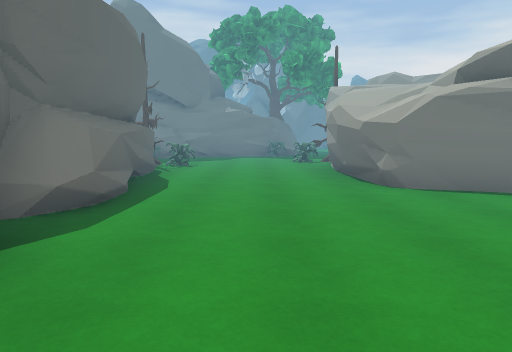
[1] (above)

18 first-person views from a walk through a scene from a Unity 3-D project. The camera is 1.4 m above the floor, tilts 6° down and sees 70° across. The floor is counted in squares, 2 m on a side. Each view is taken from the middle of a square. On the plan, view 1 faces up. The plan holds only what a view shows up to about 11 squares ahead; the rest is blank. The place goes on beyond the plan. The player is left out. Some animated figures are not drawn. Some surface patterns are stand-ins.

[2]
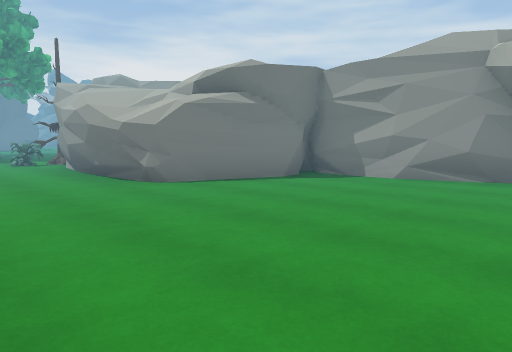

[3]
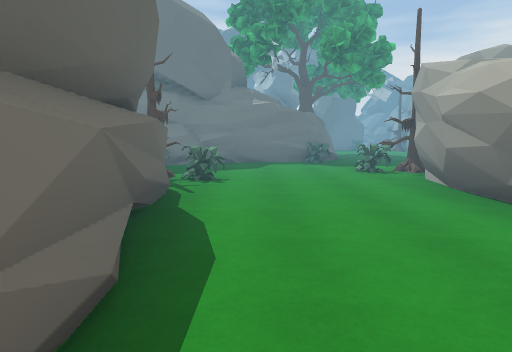

[4]
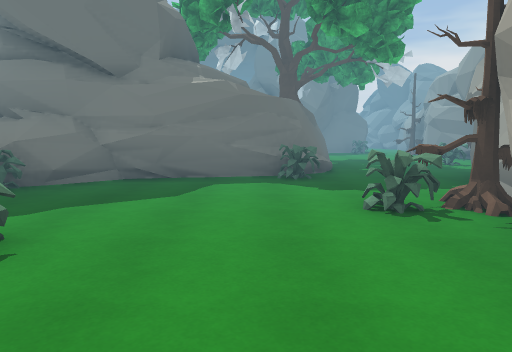

[5]
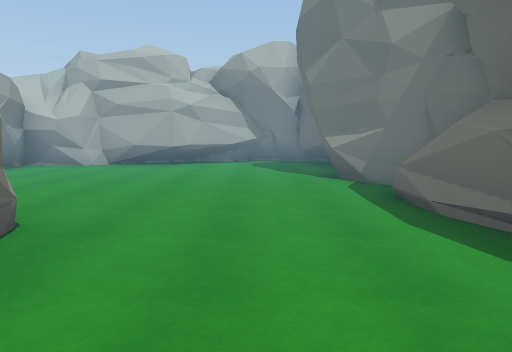

[6]
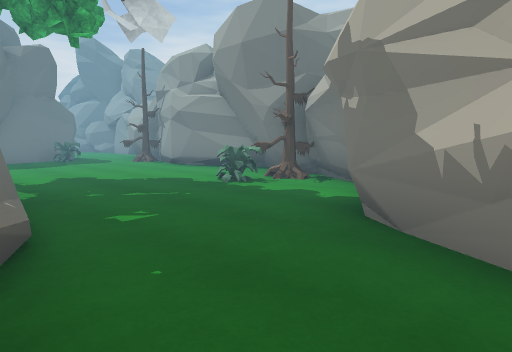

[7]
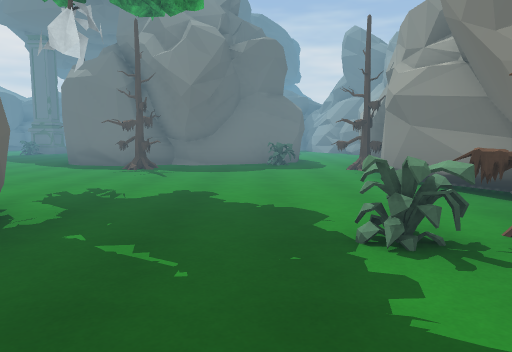

[8]
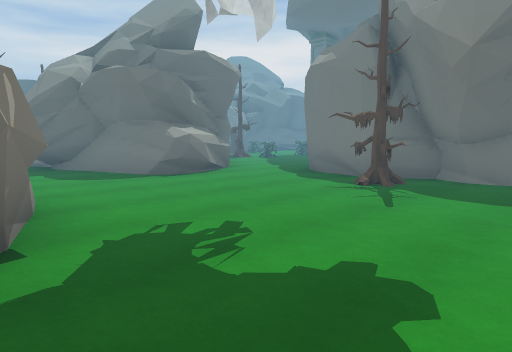

[9]
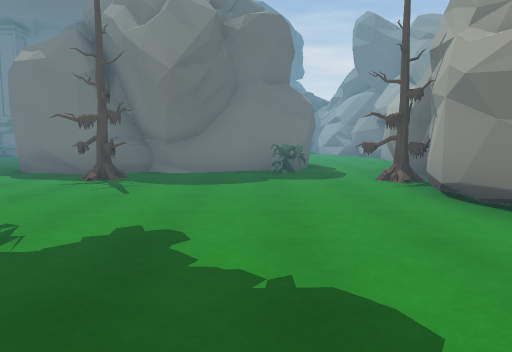

[10]
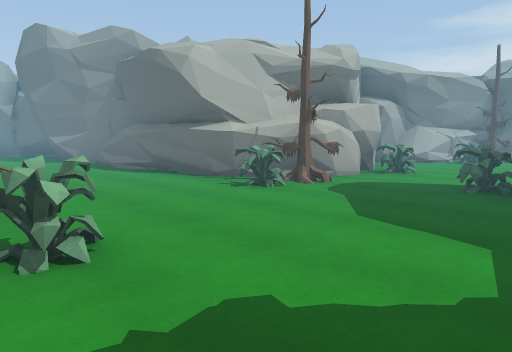

[11]
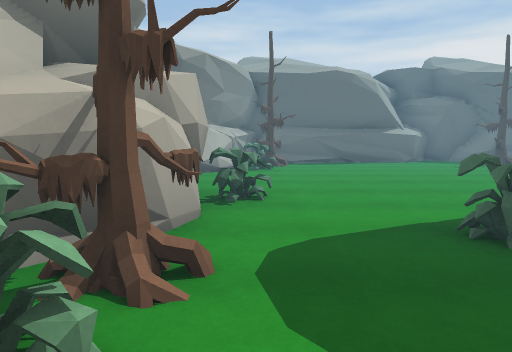

[12]
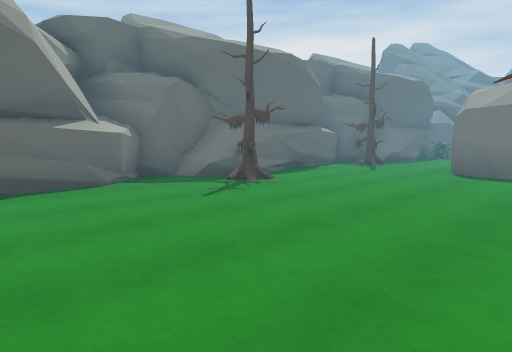

[13]
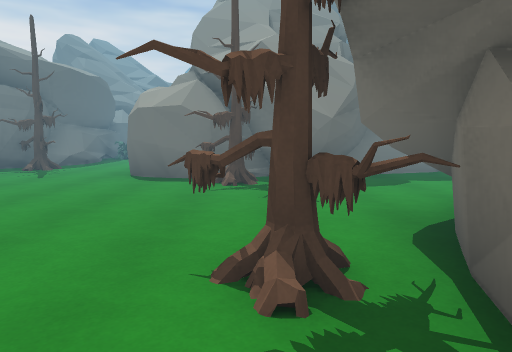

[14]
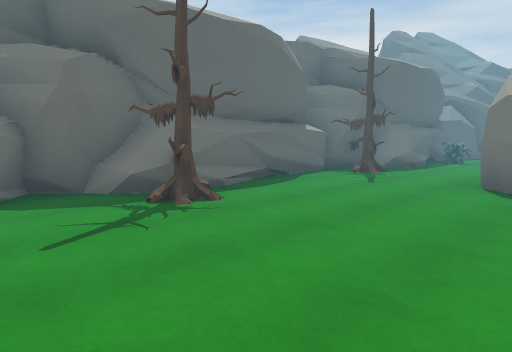

[15]
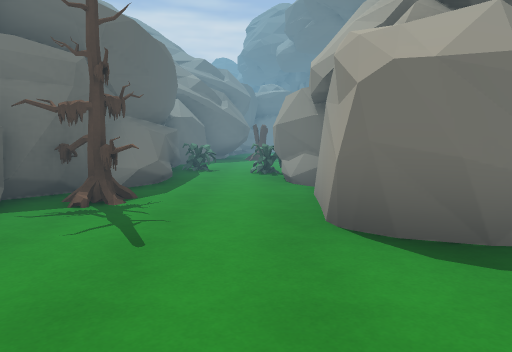

[16]
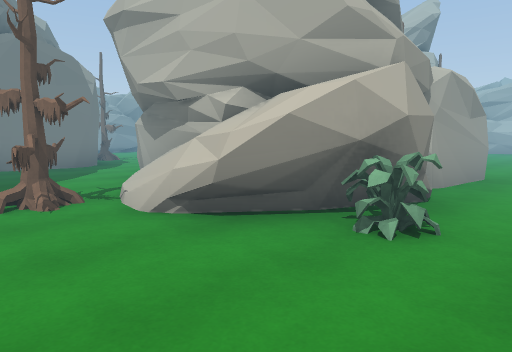

[17]
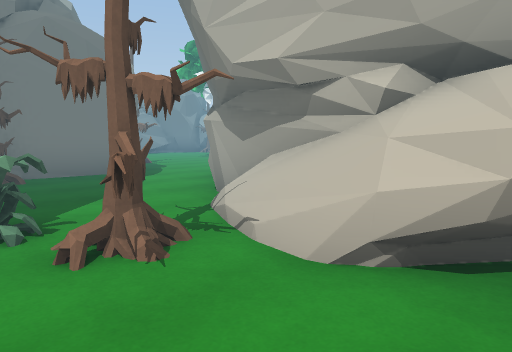

[18]
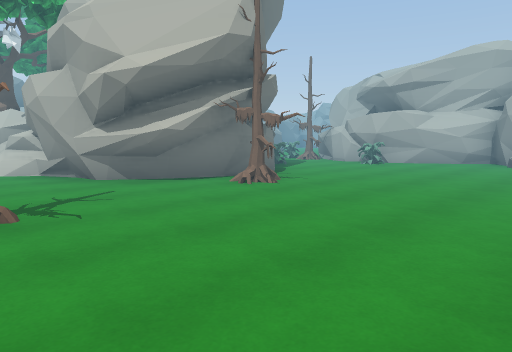

### Floor plan
Key: @ floor where view 1 was taken; # wall or solid block; . floor; ^ raised ledge; T tree; O other object.
Columns run from 12 left of view 1 to 8 right of it. Each row starts with its distance up from view 1.
 27  #.....O          ..#
 26  #....T...T#      ..
 25  #O.##^....#    ##..
 24  #.O#####..######..#
 23  #..#   ##..###..O.#
 22 ##..#    #....T...T#
 21 #T..#   ###........#
 20 #...#####..........#
 19 #....#T#...........#
 18 ##......... #......#
 17 ##.......#####.....#
 16 #TT....###   #...OT#
 15 #.....T#     #....##
 14 #......#  ####...##
 13 #....... ##..O..##
 12 ##.......#......#
 11  #...........TO##
 10 ##TO...O......##
  9  ###..###TO...#
  8    #### ##....#
  7          ##...#
  6           #...#
  5           #...####
  4          ##......#
  3          #.......##
  2          ##.......#
  1           #.......#
  0           #.@.....#
 -1           #......##
 -2           #..#####
 -3           ####

Positions as (right, up) in squares from view 1, and headings:
1: (0, 0), facing up
2: (-1, 0), facing up-right
3: (-1, 3), facing up
4: (0, 7), facing up
5: (0, 8), facing down
6: (1, 12), facing up-right
7: (4, 14), facing up
8: (4, 17), facing up-left
9: (4, 16), facing up
10: (2, 13), facing down-left
11: (-1, 10), facing left
12: (-6, 12), facing up-left
13: (-6, 13), facing up
14: (-7, 14), facing up-left
15: (-9, 17), facing up
16: (-10, 27), facing down-right
17: (-8, 27), facing down-right
18: (-10, 19), facing down-right
